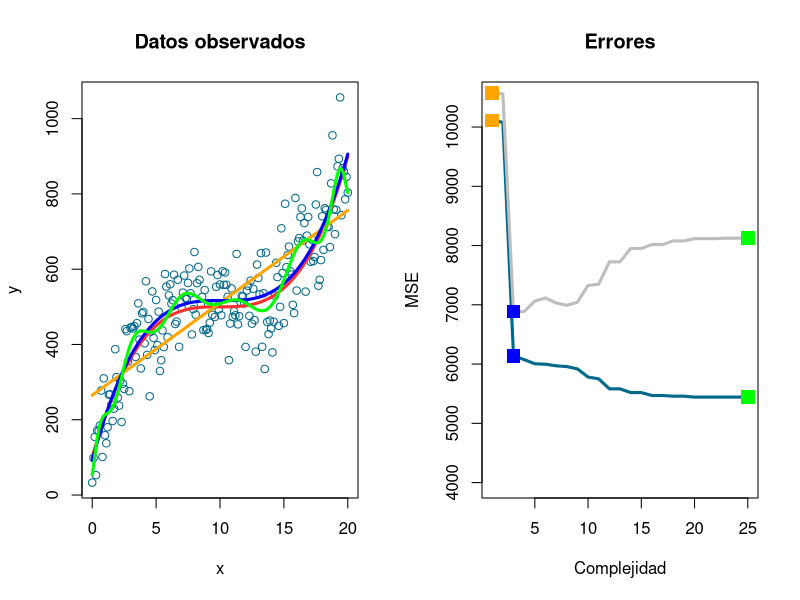

The R script that drew this image:
##########################################################################
#      MAESTRIA EN GENERACION Y ANALISIS DE INFORMACION ESTADISTICA      #
#               UNIVERSIDAD NACIONAL DE TRES DE FEBRERO                  #
##########################################################################

## Curso: FUNDAMENTOS DE PROGRAMACION ESTADISTICA EN R
## Agosto de 2016
## Docente: German Rosati

########################################
######## EJEMPLO DE OVERFITTING ########
########################################

### GENERA DATOS SIMULADOS  -TrS- ###
set.seed(3)
q<-seq(from=0,to=20,by=0.1)
y<-500+0.4*(q-10)^3 
noise<-rnorm(length(q), mean=10, sd=80)
noisy.y<-y+noise 

### GENERA TEST SET -TeS- ###
qt<-seq(from=0,to=20,by=0.1)
yt<-500+0.4*(qt-10)^3 
noiset<-rnorm(length(qt), mean=10, sd=80)
noisy.yt<-yt+noiset 

### GRAFICA DATOS Y FUNCION REAL ###
par(mfrow=c(1,2))
plot(q,noisy.y,col='deepskyblue4',xlab='x',ylab="y",main='Datos observados')
lines(q,y,col='firebrick1',lwd=3)


### GENERA MATRIZ DONDE GUARDAR LAS PREDICCIONES ###
predict<-matrix(NA,ncol=50,nrow=length(q))

#colnames(predict)<-c(rep("Train",25),rep("Test",25))

### LOOP PARA GENERAR 25 MODELOS POLINOMICOS Y 50 PREDICCIONES SOBRE TrS y TeS ###
for (i in 1:25){
        model<-lm(noisy.y ~poly(q,i,raw=TRUE))
        predict[1:length(q),i]<-predict(model)
        #lines(q,predict_Tr[[i]],col=cm.colors(i, alpha = 1),lwd=3)
        predict[1:length(q),i+25]<-predict(model,as.data.frame(cbind(qt,yt)))
}

### AGREGA LINEAS DE ALGUNOS MODELOS AL GRAFICO ###
lines(q,predict[,1],col="orange",lwd=3)
lines(q,predict[,3],col="blue",lwd=3)
lines(q,predict[,25],col="green",lwd=3)

mse<-matrix()
mse<-cbind(apply(((noisy.y-predict[,1:25])**2),2,mean),
apply(((noisy.yt-predict[,26:50])**2),2,mean))

plot(x=1:25,mse[,1],type="l",col="deepskyblue4",ylim=c(4000,10500),lwd=3,
     xlab="Complejidad",ylab="MSE",main='Errores')
lines(mse[,2],col="grey",lwd=3)

points(x=1,mse[1,1],pch=15,col="orange",cex=1.8)
points(x=1,mse[1,2],pch=15,col="orange",cex=1.8)
points(x=3,mse[3,1],pch=15,col="blue",cex=1.8)
points(x=3,mse[3,2],pch=15,col="blue",cex=1.8)
points(x=25,mse[25,1],pch=15,col="green",cex=1.8)
points(x=25,mse[25,2],pch=15,col="green",cex=1.8)
